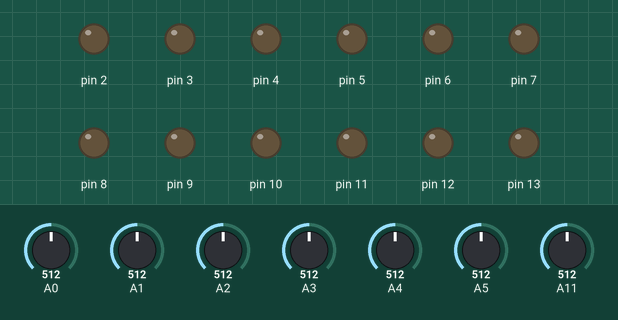
Recording of a sketch running on a simulated Arduino Uno, built for the host (arithmetic inside an expression is 32-bit, double 64-bit). On the bench: output pins drawn as LEDs (lit = HIGH). The test bench sets the inputs (shaded band); at power-on: A0 = 512, A1 = 512, A2 = 512, A3 = 512, A4 = 512, A5 = 512, A11 = 512. WiFi joins after 1.5 s; servers stay silent unless stated; what the sketch prints to the serial monitor is not drawn.

Above: at 2.0 s.
2.1 s: A0 set to 716
At 2.6 s:
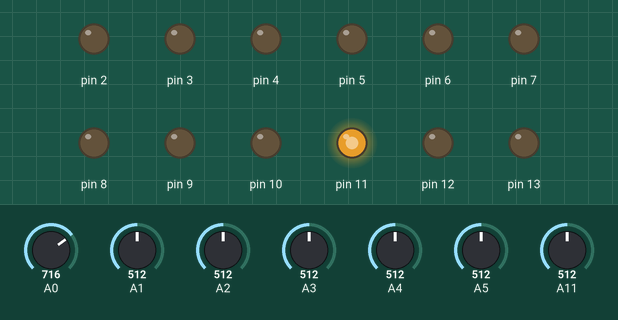
3.6 s: A0 set to 306
At 4.9 s:
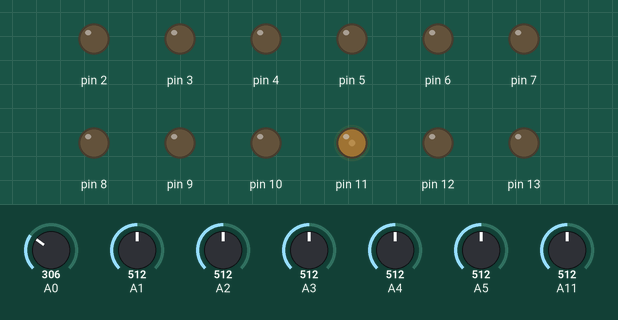
Timing chart, 0 to 6.6 s (numbered marks = the images above; inputs shaded):
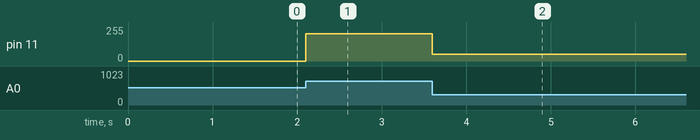

Measured:
- after the input at 2.1 s, pin 11: 0/255 → 204/255 at once
- after the input at 3.6 s, pin 11: 204/255 → 50/255 at once

The sketch:

ArduinoRAOKlient1.0.0.7.ino
```cpp
#include <SPI.h>
#include <Ethernet.h>

byte mac[] = { 0x78, 0xAC, 0xC0, 0x63, 0xBA, 0x62 };

IPAddress server(192,168,1,1);

IPAddress ip(192, 168, 1, 2);
IPAddress myDns(192, 168, 0, 1);

EthernetClient client;


unsigned long beginMicros, endMicros;
unsigned long byteCount = 0;
bool printWebData = true;  // set to false for better speed measurement

void setup(){
      Serial.begin(9600);
      while (!Serial) {
    ; // wait for serial port to connect. Needed for native USB port only
  }
        pinMode(2,OUTPUT);
        pinMode(3,OUTPUT);
        pinMode(3,OUTPUT);
        pinMode(4,OUTPUT);
        pinMode(5,OUTPUT);
        pinMode(6,OUTPUT);
        pinMode(7,OUTPUT);
        pinMode(8,OUTPUT);
        pinMode(9,OUTPUT);
        pinMode(10,OUTPUT);
        pinMode(11,OUTPUT);
        pinMode(12,OUTPUT);
        pinMode(13,OUTPUT);
      }


  void loop() {

    while (true){
       int pre;
       pre = 0;

      Serial.println("Initialize Ethernet with DHCP:");

      Ethernet.begin(mac, ip, myDns);
      delay(1000);
      Serial.print("connecting to ");
      Serial.print(server);
      Serial.println("...");

      if (client.connect(server, 10000)) {
        Serial.print("connected to ");
        Serial.println(client.remoteIP());
        while (pre < 1){
          //delay (1);
          int pin2 = digitalRead(2);
          int pin3 = digitalRead(3);
          int pin4 = digitalRead(4);
          int pin5 = digitalRead(5);
          int pin6 = digitalRead(6);
          int pin7 = digitalRead(7);
          int pin8 = digitalRead(8);
          int pin9 = digitalRead(9);
          int pin10 = digitalRead(10);
          int pin12 = digitalRead(12);
          int pin13 = digitalRead(13);
          int pina0 = analogRead(A0);
          int pina1 = analogRead(A1);
          int pina2 = analogRead(A2);
          int pina3 = analogRead(A3);
          int pina4 = analogRead(A4);
          int pina5 = analogRead(A5);
          analogWrite(11,pina0);
          int pinp11 = analogRead(11);
          String p2 = String (pin2);
          String p3 = String (pin3);
          String p4 = String (pin4);
          String p5 = String (pin5);
          String p6 = String (pin6);
          String p7 = String (pin7);
          String p8 = String (pin8);
          String p9 = String (pin9);
          String p10 = String (pin10);
          String p12 = String (pin12);
          String p13 = String (pin13);
          String pa0 = String (pina0);
          String pa1 = String (pina1);
          String pa2 = String (pina2);
          String pa3 = String (pina3);
          String pa4 = String (pina4);
          String pa5 = String (pina5);
          String pwn11 = String (pinp11);
          String per = p2+p3+p4+p5+p6+p7+p8+p9+p10+"0"+p12+p13+pa0+pa1+pa2+pa3+pa4+pa5+"000"+"000"+"000"+"000"+"000"+pwn11+"uno"+"1"+"1"+"1"+"1"+"1"+"1"+"1"+"2"+"2"+"3"+"2"+"2";
          client.print(per);
          if (client.available()) {
            String ser = client.readString();
            Serial.println(ser);
            if (char(ser[2]) == '1') digitalWrite(2,HIGH);
            if (char(ser[2]) == '0') digitalWrite(2,LOW);
            if (char(ser[7]) == '1') digitalWrite(3,HIGH);
            if (char(ser[7]) == '0') digitalWrite(3,LOW);
            if (char(ser[12]) == '1') digitalWrite(4,HIGH);
            if (char(ser[12]) == '0') digitalWrite(4,LOW);
            if (char(ser[17]) == '1') digitalWrite(5,HIGH);
            if (char(ser[17]) == '0') digitalWrite(5,LOW);
            if (char(ser[22]) == '1') digitalWrite(6,HIGH);
            if (char(ser[22]) == '0') digitalWrite(6,LOW);
            if (char(ser[27]) == '1') digitalWrite(7,HIGH);
            if (char(ser[27]) == '0') digitalWrite(7,LOW);
            if (char(ser[32]) == '1') digitalWrite(8,HIGH);
            if (char(ser[32]) == '0') digitalWrite(8,LOW);
            if (char(ser[37]) == '1') digitalWrite(9,HIGH);
            if (char(ser[37]) == '0') digitalWrite(9,LOW);
            if (char(ser[42]) == '1') digitalWrite(10,HIGH);
            if (char(ser[42]) == '0') digitalWrite(10,LOW);
            if (char(ser[47]) == '1') digitalWrite(11,HIGH);
            if (char(ser[47]) == '0') digitalWrite(11,LOW);
            if (char(ser[52]) == '1') digitalWrite(12,HIGH);
            if (char(ser[52]) == '0') digitalWrite(12,LOW);
            if (char(ser[57]) == '1') digitalWrite(13,HIGH);
            if (char(ser[57]) == '0') digitalWrite(13,LOW);
            if (!client.connected()) {
              Serial.println ("Disconnect");
              break;

            }
            }
          }
          }
        }
      }
```
